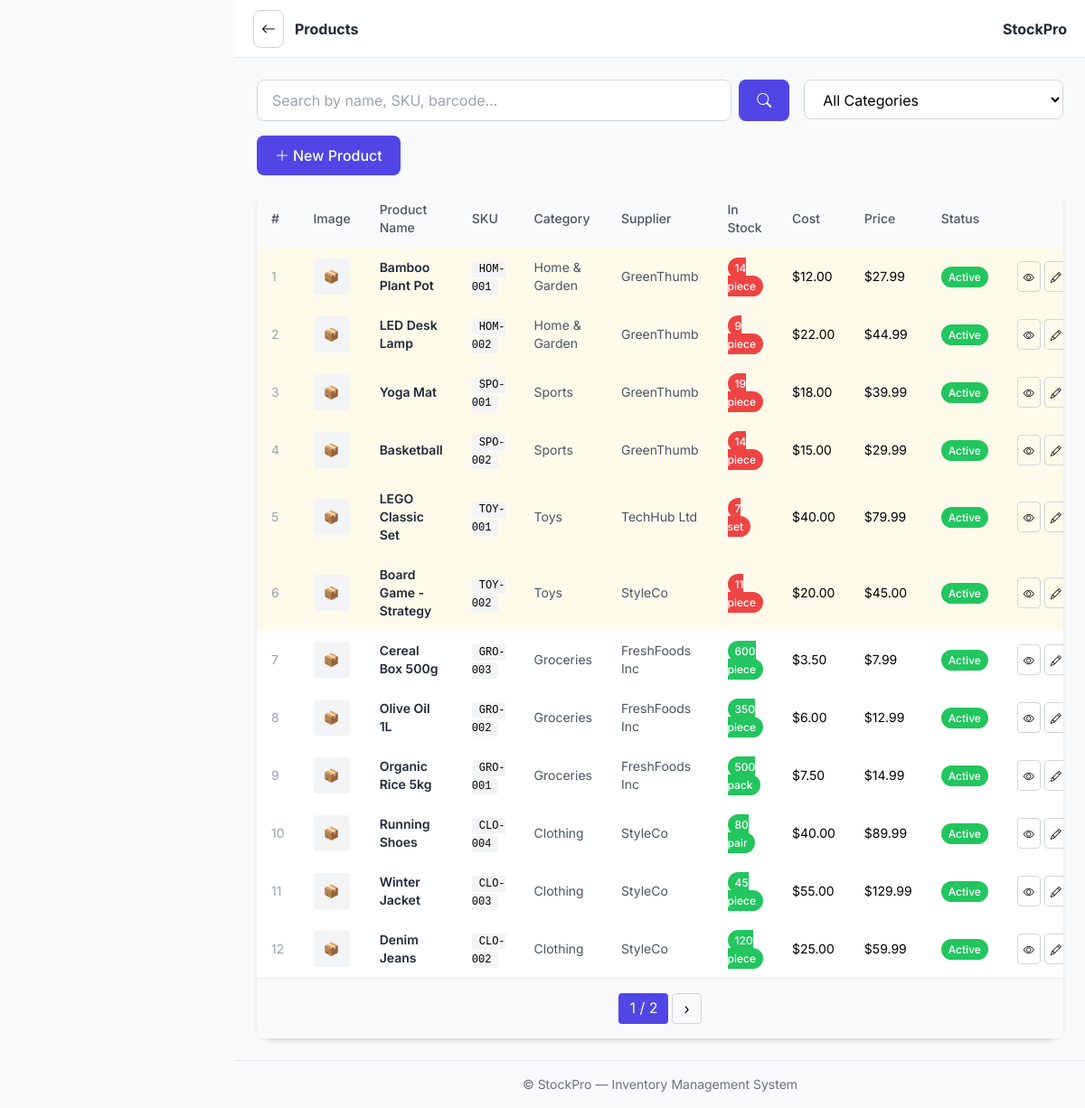
Page /dashboard/products/ (signed in) on the committed database.
### inventory/models.py (models this page shows, shortened)
class Product(models.Model):
    STATUS_CHOICES = [
        ("active", "Active"),
        ("archived", "Archived"),
    ]
    UNIT_CHOICES = [
        ("piece", "Piece"),
        ("kg", "Kilogram"),
        ("g", "Gram"),
        ("l", "Liter"),
        ("ml", "Milliliter"),
        ("box", "Box"),
        ("pack", "Pack"),
        ("set", "Set"),
    ]
    name = models.CharField(max_length=200)
    category = models.ForeignKey(
        Category, on_delete=models.SET_NULL, null=True, blank=True, related_name="products"
    )
    supplier = models.ForeignKey(
        Supplier, on_delete=models.SET_NULL, null=True, blank=True, related_name="products"
    )
    description = models.TextField(blank=True)
    sku = models.CharField(max_length=50, unique=True, blank=True)
    barcode = models.CharField(max_length=50, unique=True, blank=True)
    price = models.DecimalField(max_digits=10, decimal_places=2, validators=[MinValueValidator(Decimal("0"))])
    cost_price = models.DecimalField(max_digits=10, decimal_places=2, default=Decimal("0"), validators=[MinValueValidator(Decimal("0"))])
    quantity = models.IntegerField(default=0, validators=[MinValueValidator(0)])
    unit = models.CharField(max_length=20, choices=UNIT_CHOICES, default="piece")
    low_stock_threshold = models.IntegerField(default=10)
    max_stock_threshold = models.IntegerField(default=1000)
    status = models.CharField(max_length=10, choices=STATUS_CHOICES, default="active")
    image = models.ImageField(upload_to="products/", blank=True, null=True)
    created_at = models.DateTimeField(auto_now_add=True)
    updated_at = models.DateTimeField(auto_now=True)
    class Meta:
        ordering = ["-updated_at"]
        indexes = [
            models.Index(fields=["status", "quantity"]),
            models.Index(fields=["sku"]),
        ]
    @property
    def is_low_stock(self):
        return self.quantity <= self.low_stock_threshold
    @property
    def is_overstock(self):
        return self.quantity >= self.max_stock_threshold

class Category(models.Model):
    name = models.CharField(max_length=100, unique=True)
    description = models.TextField(blank=True)
    parent = models.ForeignKey(
        'self', on_delete=models.SET_NULL, null=True, blank=True, related_name='subcategories'
    )
    created_at = models.DateTimeField(auto_now_add=True)
    class Meta:
        verbose_name_plural = "Categories"
        ordering = ["name"]
    def __str__(self):
        return self.name

class Supplier(models.Model):
    name = models.CharField(max_length=200, unique=True)
    contact_person = models.CharField(max_length=100, blank=True)
    email = models.EmailField(blank=True)
    phone = models.CharField(max_length=20, blank=True)
    address = models.TextField(blank=True)
    is_active = models.BooleanField(default=True)
    created_at = models.DateTimeField(auto_now_add=True)
    class Meta:
        ordering = ["name"]
    def __str__(self):
        return self.name

### inventory/views.py (the view)
# urls.py: path("products/", views.product_list, name="product_list"),
@login_required
@manager_or_admin_required
def product_list(request):
    q        = request.GET.get("q", "")
    cat_id   = request.GET.get("category", "")
    status_f = request.GET.get("status", "")
    qs = Product.objects.all()
    if q:
        qs = qs.filter(
            Q(name__icontains=q) | Q(sku__icontains=q) | Q(barcode__icontains=q)
        )
    if cat_id:
        qs = qs.filter(category_id=cat_id)
    if status_f:
        qs = qs.filter(status=status_f)
    from django.core.paginator import Paginator
    paginator = Paginator(qs, 12)
    products  = paginator.get_page(request.GET.get("page"))
    return render(request, "inventory/product_list.html", {
        "products": products,
        "categories": Category.objects.all(),
        "category_id": cat_id,
        "query": q,
    })

### inventory/templates/inventory/product_list.html (shortened to what this page needs)
{% extends 'base.html' %}
{% block page_title %}Products{% endblock %}
{% block content %}
<div class="grid grid-cols-1 md:grid-cols-3 gap-4 mb-4">
  <div class="md:col-span-2">
    <form method="get" class="flex gap-2">
      <input type="text" name="q" class="flex-1 px-4 py-2.5 rounded-lg border border-gray-300 focus:ring-2 focus:ring-primary-500 focus:border-primary-500 outline-none transition-all bg-white" placeholder="Search by name, SKU, barcode…" value="{{ query|default:'' }}">
      <button type="submit" class="px-5 py-2.5 bg-primary-600 text-white rounded-lg hover:bg-primary-700 font-medium"><i class="bi bi-search"></i></button>
    </form>
  </div>
  <div>
    <select name="category" class="w-full px-4 py-2.5 rounded-lg border border-gray-300 focus:ring-2 focus:ring-primary-500 focus:border-primary-500 outline-none transition-all bg-white" onchange="this.form.submit()">
      <option value="">All Categories</option>
    </select>
  </div>
  <div class="md:col-span-3">
    <a href="{% url 'product_create' %}" class="w-full md:w-auto px-5 py-2.5 bg-primary-600 text-white rounded-lg hover:bg-primary-700 font-medium inline-flex items-center justify-center">
      <i class="bi bi-plus-lg mr-1"></i> New Product
    </a>
  </div>
</div>
<div class="bg-white rounded-2xl shadow-md">
  <div class="overflow-x-auto">
    <table class="w-full text-sm">
      <thead class="bg-gray-50">
        <tr class="text-gray-600">
          <th class="px-4 py-3 text-left font-medium">#</th>
          <th class="px-4 py-3 text-left font-medium">Image</th>
          <th class="px-4 py-3 text-left font-medium">Product Name</th>
          <th class="px-4 py-3 text-left font-medium">SKU</th>
          <th class="px-4 py-3 text-left font-medium">Category</th>
          <th class="px-4 py-3 text-left font-medium">Supplier</th>
          <th class="px-4 py-3 text-left font-medium">In Stock</th>
          <th class="px-4 py-3 text-left font-medium">Cost</th>
          <th class="px-4 py-3 text-left font-medium">Price</th>
          <th class="px-4 py-3 text-left font-medium">Status</th>
          <th class="px-4 py-3 text-right font-medium">Actions</th>
        </tr>
      </thead>
      <tbody>
        {% for p in products %}
        <tr class="{% if p.is_low_stock %}bg-warning-50{% elif p.is_overstock %}bg-amber-50{% endif %}">
          <td class="px-4 py-3 text-gray-400">{{ forloop.counter }}</td>
          <td class="px-4 py-3">
            {% if p.image %}
              <img src="{{ p.image.url }}" style="width:40px;height:40px;border-radius:8px;object-fit:cover;">
            {% else %}
              <div class="w-10 h-10 bg-gray-100 rounded flex items-center justify-center text-sm">📦</div>
            {% endif %}
          </td>
          <td class="px-4 py-3 font-semibold">
            <a href="{% url 'product_detail' p.pk %}" class="text-gray-800 hover:text-primary-600">{{ p.name }}</a>
          </td>
          <td class="px-4 py-3"><code class="text-xs bg-gray-100 px-2 py-0.5 rounded">{{ p.sku|default:"—" }}</code></td>
          <td class="px-4 py-3 text-gray-600">{{ p.category|default:"—" }}</td>
          <td class="px-4 py-3 text-gray-600">{{ p.supplier|default:"—" }}</td>
          <td class="px-4 py-3">
            <span class="px-2 py-1 text-xs rounded-full font-medium
              {% if p.is_low_stock %}bg-danger-500 text-white
              {% elif p.is_overstock %}bg-warning-500 text-black
              {% else %}bg-success-500 text-white{% endif %}">
              {{ p.quantity }} {{ p.unit }}
            </span>
          </td>
          <td class="px-4 py-3">${{ p.cost_price|floatformat:2 }}</td>
          <td class="px-4 py-3">${{ p.price|floatformat:2 }}</td>
          <td class="px-4 py-3">
            {% if p.status == 'active' %}<span class="px-2 py-1 text-xs rounded-full font-medium bg-success-500 text-white">Active</span>
            {% else %}<span class="px-2 py-1 text-xs rounded-full font-medium bg-gray-400 text-white">Archived</span>{% endif %}
          </td>
          <td class="px-4 py-3 text-right">
            <div class="inline-flex gap-1">
              <a href="{% url 'product_detail' p.pk %}" class="p-1.5 border border-gray-300 rounded hover:bg-gray-50" title="Details"><i class="bi bi-eye text-xs"></i></a>
              <a href="{% url 'product_edit' p.pk %}" class="p-1.5 border border-gray-300 rounded hover:bg-gray-50" title="Edit"><i class="bi bi-pencil text-xs"></i></a>
            </div>
          </td>
        </tr>
        {% endfor %}
      </tbody>
    </table>
  </div>
  {% if products.has_other_pages %}
  <div class="px-6 py-4 border-t bg-gray-50">
    <nav class="flex justify-center">
      <div class="inline-flex gap-1">
        <span class="px-3 py-1 bg-primary-600 text-white rounded">{{ products.number }} / {{ products.paginator.num_pages }}</span>
        {% if products.has_next %}
          <a href="?page={{ products.next_page_number }}&q={{ query }}" class="px-3 py-1 border border-gray-300 rounded hover:bg-gray-100">›</a>
        {% endif %}
      </div>
    </nav>
  </div>
  {% endif %}
</div>
{% endblock %}

### rows in the picture
Product: name "Bamboo Plant Pot", sku "HOM-001", category "Home & Garden", supplier "GreenThumb", quantity "14", unit "piece", cost_price "12.00", price "27.99", status "Active"
Product: name "LED Desk Lamp", sku "HOM-002", category "Home & Garden", supplier "GreenThumb", quantity "9", unit "piece", cost_price "22.00", price "44.99", status "Active"
Product: name "Yoga Mat", sku "SPO-001", category "Sports", supplier "GreenThumb", quantity "19", unit "piece", cost_price "18.00", price "39.99", status "Active"
Product: name "Basketball", sku "SPO-002", category "Sports", supplier "GreenThumb", quantity "14", unit "piece", cost_price "15.00", price "29.99", status "Active"
Product: name "LEGO Classic Set", sku "TOY-001", category "Toys", supplier "TechHub Ltd", quantity "7", unit "set", cost_price "40.00", price "79.99", status "Active"
Product: name "Board Game - Strategy", sku "TOY-002", category "Toys", supplier "StyleCo", quantity "11", unit "piece", cost_price "20.00", price "45.00", status "Active"
Product: name "Cereal Box 500g", sku "GRO-003", category "Groceries", supplier "FreshFoods Inc", quantity "600", unit "piece", cost_price "3.50", price "7.99", status "Active"
Product: name "Olive Oil 1L", sku "GRO-002", category "Groceries", supplier "FreshFoods Inc", quantity "350", unit "piece", cost_price "6.00", price "12.99", status "Active"
Product: name "Organic Rice 5kg", sku "GRO-001", category "Groceries", supplier "FreshFoods Inc", quantity "500", unit "pack", cost_price "7.50", price "14.99", status "Active"
Product: name "Running Shoes", sku "CLO-004", category "Clothing", supplier "StyleCo", quantity "80", unit "pair", cost_price "40.00", price "89.99", status "Active"
Product: name "Winter Jacket", sku "CLO-003", category "Clothing", supplier "StyleCo", quantity "45", unit "piece", cost_price "55.00", price "129.99", status "Active"
Product: name "Denim Jeans", sku "CLO-002", category "Clothing", supplier "StyleCo", quantity "120", unit "piece", cost_price "25.00", price "59.99", status "Active"

### other values in the picture
{{ products.number }} "1"
{{ products.paginator.num_pages }} "2"
